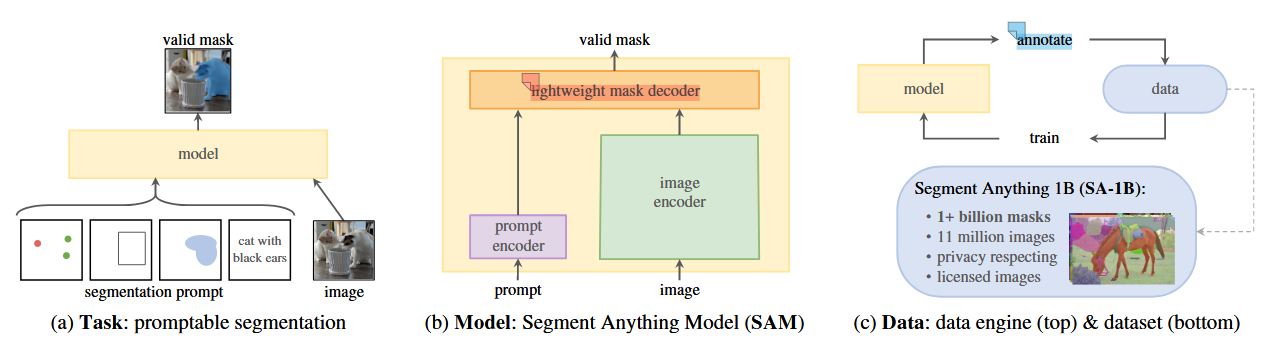
#> input picture sam/md图片/img.png, 1277 x 338 px, given in place of result_image_2_fs_overlay.png, which was not available
$ python compare_image_2_results.py
#> lines starting #> are read from the running program, lines starting #| are printed output that depends on the picture; after the words box and inside, x2 and y2 are one past the last pixel; in counts of white or black regions, pixels touching at a corner belong together; pictures that were not available may be replaced by others from this repository, and a replacement may not be noted
from pathlib import Path

import numpy as np
from PIL import Image, ImageDraw, ImageFont


ROOT = Path(__file__).resolve().parent
FS_DIR = ROOT / "sam2_from_scratch"
OFFICIAL_DIR = ROOT / "sam2_impl"

FS_OVERLAY = FS_DIR / "result_image_2_fs_overlay.png"
OFFICIAL_OVERLAY = OFFICIAL_DIR / "result_image_2_official_overlay.png"
FS_MASK = FS_DIR / "result_image_2_fs_mask.png"
OFFICIAL_MASK = OFFICIAL_DIR / "result_image_2_official_mask.png"

OUT_COMPARE = ROOT / "image_2_compare_fs_vs_official.png"
OUT_DIFF = ROOT / "image_2_mask_diff.png"


def load_rgb(path: Path) -> Image.Image:
    return Image.open(path).convert("RGB")


def add_label(image: Image.Image, label: str) -> Image.Image:
    image = image.copy()
    draw = ImageDraw.Draw(image)
    try:
        font = ImageFont.truetype("arial.ttf", 42)
    except OSError:
        font = ImageFont.load_default()
    pad = 24
    draw.rectangle([0, 0, image.width, 88], fill=(0, 0, 0))
    draw.text((pad, pad), label, fill=(255, 255, 255), font=font)
    return image


def main() -> None:
    fs = load_rgb(FS_OVERLAY)
    official = load_rgb(OFFICIAL_OVERLAY)
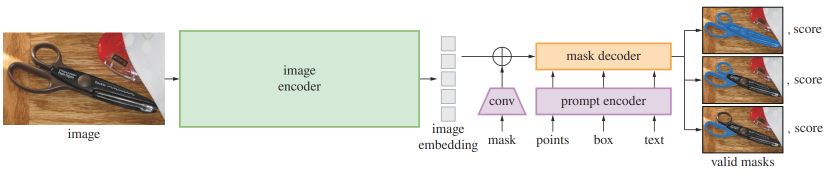
#> input picture sam/md图片/img_1.png, 1652 x 348 px, given in place of result_image_2_official_overlay.png, which was not available (shown at 1/2 size)
    if fs.size != official.size:
        official = official.resize(fs.size, Image.BILINEAR)

    fs_labeled = add_label(fs, "sam2_from_scratch: loaded official weights, not numerically aligned")
    official_labeled = add_label(official, "sam2_impl official: original SAM2.1 tiny weights")
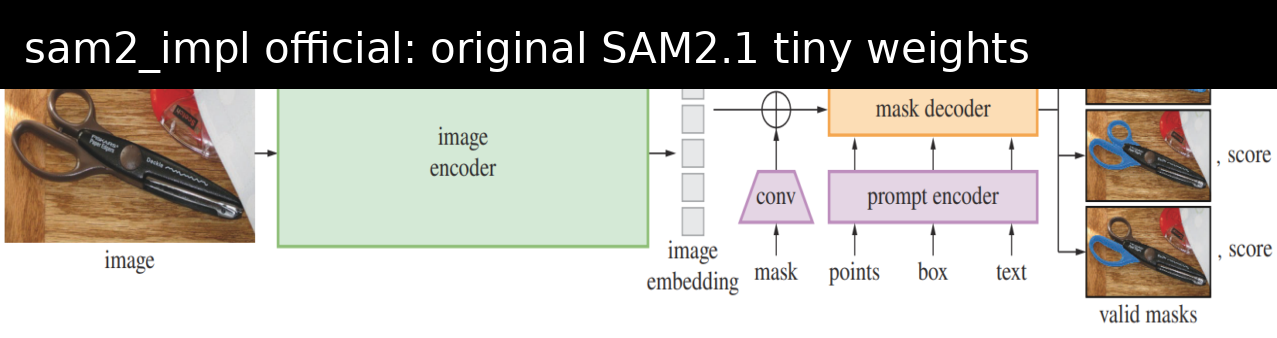
#> official_labeled: PIL image 1277x338 RGB; mean R, G, B 165.4, 162.3, 155.5

    compare = Image.new("RGB", (fs.width * 2, fs.height), (255, 255, 255))
#> compare: PIL image 2554x338 RGB; every value is 255
    compare.paste(fs_labeled, (0, 0))
    compare.paste(official_labeled, (fs.width, 0))
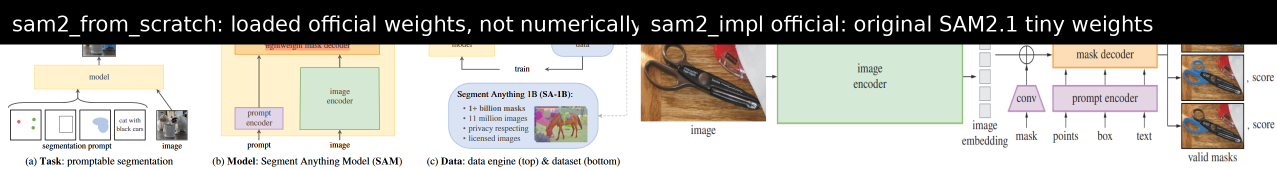
#> compare: PIL image 2554x338 RGB (shown at 1/2 size); mean R, G, B 171.7, 169.6, 163.6
    compare.save(OUT_COMPARE)

    fs_mask = np.array(Image.open(FS_MASK).convert("L")) > 127
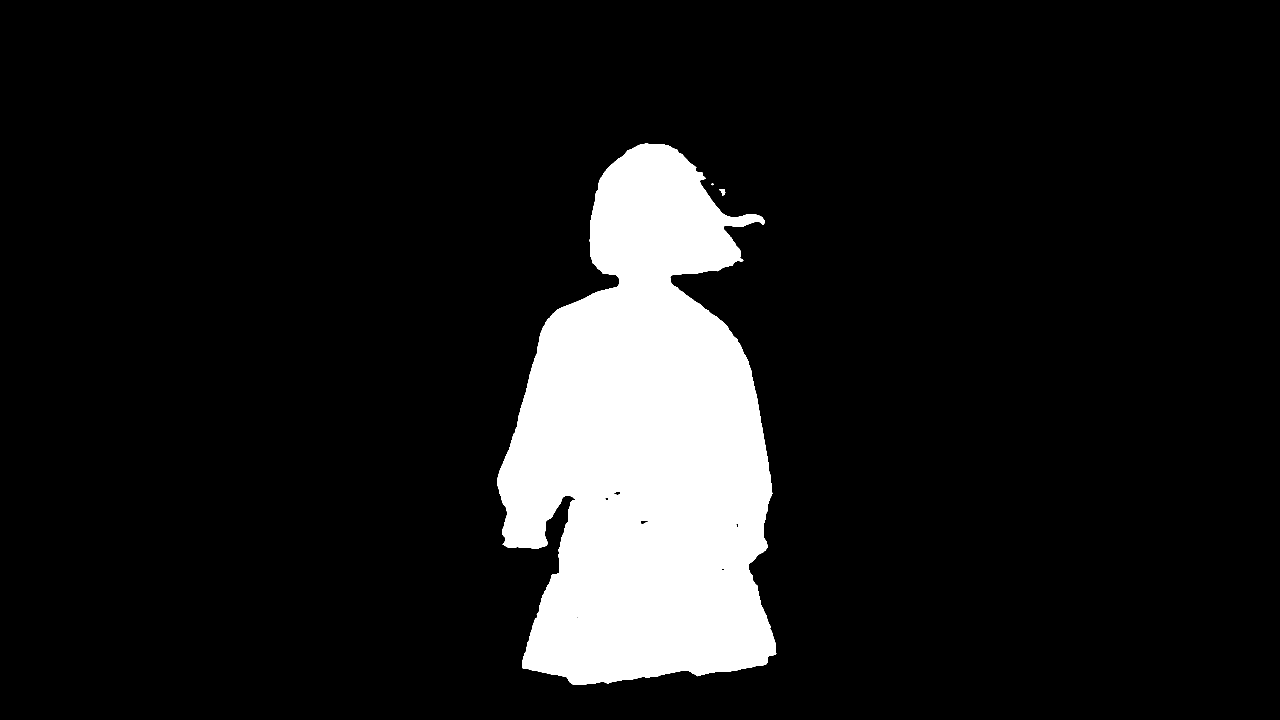
#> input picture sam/md图片/result_image_2_fs_mask.png, 3840 x 2160 px, found by its file name (shown at 1/3 size)
#> fs_mask: shape (2160, 3840) bool; 11.1% white; 3 white regions, box (x1, y1, x2, y2) and area: (1492, 431, 2329, 2055) 923041, (2157, 567, 2176, 587) 200, (2134, 549, 2141, 556) 27
    official_mask = np.array(Image.open(OFFICIAL_MASK).convert("L")) > 127
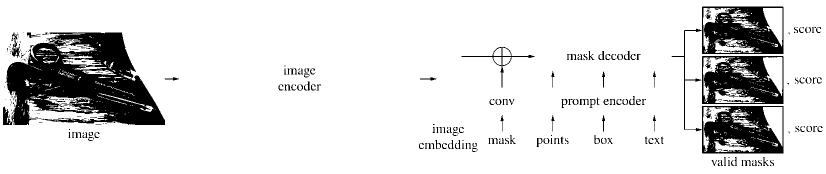
#> official_mask: shape (348, 1652) bool (shown at 1/2 size); 87% white; 371 black regions (236 under 20 px), largest, box (x1, y1, x2, y2) and area: (6, 65, 330, 250) 35339, (1343, 13, 1567, 307) 20984, (1404, 112, 1567, 208) 9997
    if fs_mask.shape != official_mask.shape:
        official_mask_img = Image.fromarray((official_mask.astype(np.uint8) * 255), mode="L")
        official_mask = np.array(official_mask_img.resize(fs_mask.shape[::-1], Image.NEAREST)) > 127
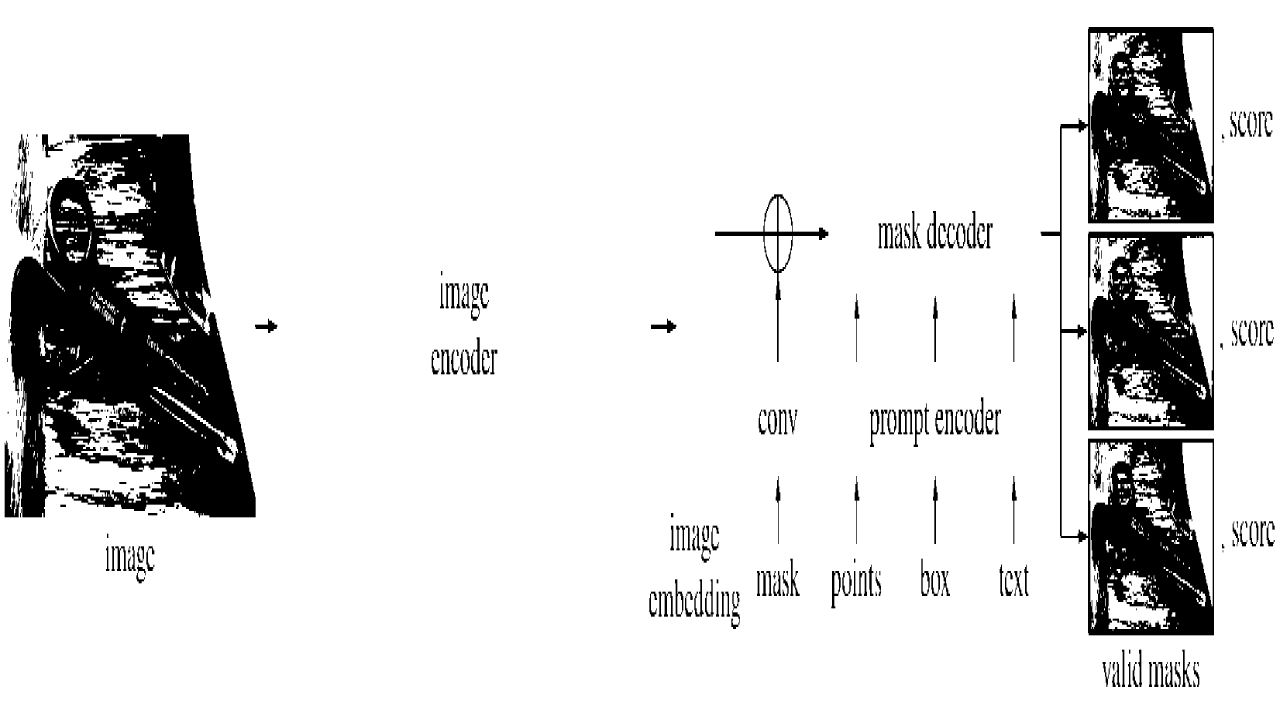
#> official_mask: shape (2160, 3840) bool (shown at 1/3 size); 87% white; 371 black regions (54 under 20 px), largest, box (x1, y1, x2, y2) and area: (14, 403, 767, 1552) 509983, (3122, 81, 3642, 1906) 302228, (3264, 695, 3642, 1291) 143785

    diff = np.zeros((*fs_mask.shape, 3), dtype=np.uint8)
    diff[fs_mask & official_mask] = [80, 220, 120]      # 两者都选中：绿色
    diff[fs_mask & ~official_mask] = [255, 80, 80]      # 只有手写版选中：红色
    diff[~fs_mask & official_mask] = [80, 140, 255]     # 只有官方版选中：蓝色
    Image.fromarray(diff).save(OUT_DIFF)
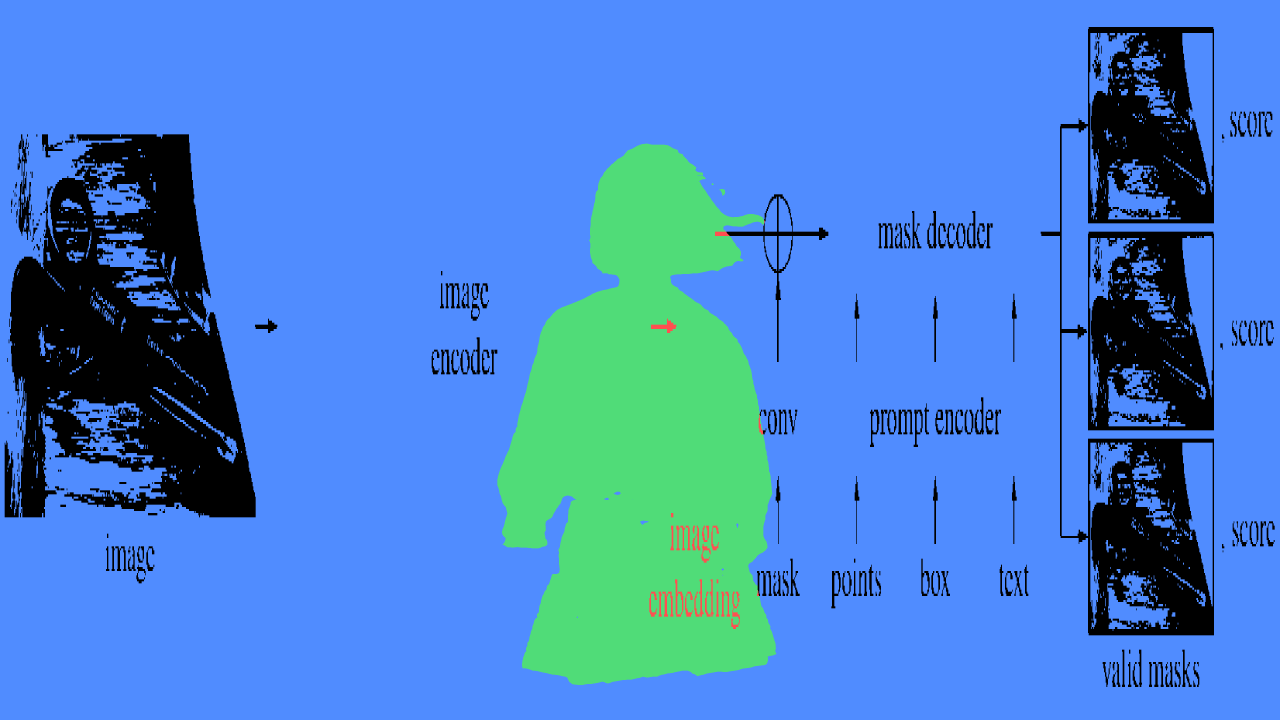
#> saved as image_2_mask_diff.png: PIL image 3840x2160 RGB (shown at 1/3 size); mean R, G, B 70, 130.7, 207.2

    intersection = np.logical_and(fs_mask, official_mask).sum()
#> intersection = 908593
    union = np.logical_or(fs_mask, official_mask).sum()
#> union = 7229151
    iou = intersection / union if union else 0.0
#> iou = 0.126
    print(f"saved compare: {OUT_COMPARE}")
    print(f"saved diff: {OUT_DIFF}")
    print(f"mask IoU between two outputs: {iou:.4f}")
#| mask IoU between two outputs: 0.1257
    print("diff legend: green=both, red=from_scratch_only, blue=official_only")


if __name__ == "__main__":
    main()
